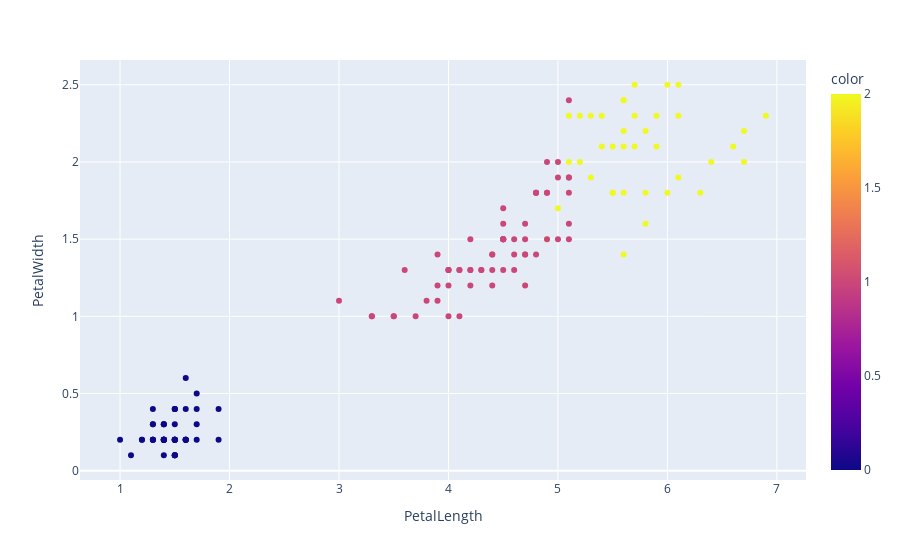

The notebook cell saved with this chart:
### Code cell
px.scatter(iris,x='PetalLength',y='PetalWidth',color=col)

### Figure 1 — Plotly figure (JSON) as saved in the notebook; plotly's stock layout.template omitted (floating-point values rounded to 4 significant figures; data arrays with more than 128 entries replaced by an {"elided": "..."} marker saying what was removed)
{"data": [{"hoverlabel": {"namelength": 0}, "hovertemplate": "PetalLength=%{x}<br>PetalWidth=%{y}<br>color=%{marker.color}", "legendgroup": "", "marker": {"color": {"elided": "150 int values"}, "coloraxis": "coloraxis", "symbol": "circle"}, "mode": "markers", "name": "", "showlegend": false, "type": "scatter", "x": {"elided": "150 float values"}, "xaxis": "x", "y": {"elided": "150 float values"}, "yaxis": "y"}], "layout": {"coloraxis": {"colorbar": {"title": {"text": "color"}}, "colorscale": [[0, "#0d0887"], [0.1111, "#46039f"], [0.2222, "#7201a8"], [0.3333, "#9c179e"], [0.4444, "#bd3786"], [0.5556, "#d8576b"], [0.6667, "#ed7953"], [0.7778, "#fb9f3a"], [0.8889, "#fdca26"], [1, "#f0f921"]]}, "legend": {"tracegroupgap": 0}, "margin": {"t": 60}, "xaxis": {"anchor": "y", "domain": [0, 1], "title": {"text": "PetalLength"}}, "yaxis": {"anchor": "x", "domain": [0, 1], "title": {"text": "PetalWidth"}}}}
